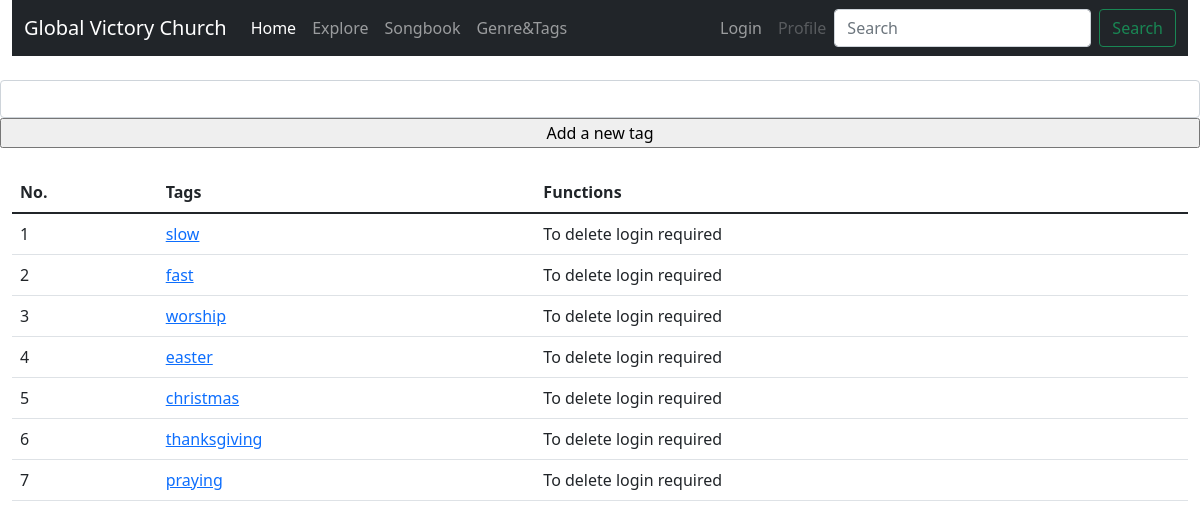
Screenshot of /tag_list with the database file from the repository.
### app/models.py (models this page shows)
class Tag(db.Model):
    id = db.Column(db.Integer, primary_key=True)
    name = db.Column(db.String)

### app/routes.py (the view)
@app.route('/tag_list', methods=['GET', 'POST'])
def tag_list():
    form = AddTag()
    untag_form = EmptyForm()
    tags = Tag.query.all()
    if form.validate_on_submit():
        t = Tag(name=form.name.data)
        db.session.add(t)
        db.session.commit()
        flash('A new tag has been saved.')
        return redirect(url_for('tag_list'))
    return render_template('tag_list.html', title='Tag list', tags=tags, form=form, untag_form=untag_form)

### app/forms.py (shortened to what this page needs)
class AddTag(FlaskForm):
    name = StringField('Tag', validators=[DataRequired()], render_kw={"class": "form-control"})
    submit = SubmitField('Add a new tag')

class EmptyForm(FlaskForm):
    submit = SubmitField('Submit')

### app/routes.py (called while the page is built)
@app.before_request
def before_request():
    if current_user.is_authenticated:
        current_user.last_seen = datetime.utcnow()
        db.session.commit()

### app/templates/tag_list.html (shortened to what this page needs)
{% extends "base.html" %}
{% block content %}
    <br>
	<div class="row">
		<div class="col">
			<form class="row needs-validation" action method="post" novalidate>
			{{ form.name() }}
			{{ form.submit() }}
			</form>
		</div>
	</div>
	<br>
	{% include '_tags.html' %}
{% endblock %}

### app/templates/_tags.html
<div class="row">
		<div class="col">
			<table class="table table-responsive-sm table-hover">
			<thead>
			  <tr>
				 <th class="th-sm" scope="col">No.</th>
				 <th class="th-lg" scope="col">Tags</th>
				 <th class="th-sm" scope="col">Functions</th>
			  </tr>
			</thead>
			<tbody>
			{% for t in tags %}
				<tr valign="top">
					<td>{{ t.id }}</td>
					<td><a href="{{ url_for('.tag_songlist', tagid=t.id) }}">{{ t.name }}</a></td>
					<td>
					{% if current_user.is_anonymous %}
					To delete login required
					{% else %}
					<form action="{{ url_for('.remove_tag', tagid=t.id) }}" method="post">
						{{ form.hidden_tag() }}
						{{ form.submit(value='Delete') }}
					</form>
					{% endif %}
					</td>
				</tr>
			{% endfor %}
			</tbody>
			</table>
		</div>
	</div>

### rows the page displays
Tag: id "1", name "slow"
Tag: id "2", name "fast"
Tag: id "3", name "worship"
Tag: id "4", name "easter"
Tag: id "5", name "christmas"
Tag: id "6", name "thanksgiving"
Tag: id "7", name "praying"
